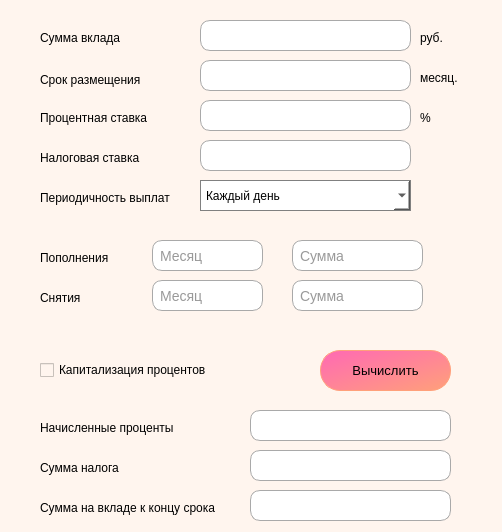
<?xml version="1.0" encoding="UTF-8"?>
<ui version="4.0">
 <class>depositcalc</class>
 <widget class="QWidget" name="depositcalc">
  <property name="geometry">
   <rect>
    <x>0</x>
    <y>0</y>
    <width>502</width>
    <height>532</height>
   </rect>
  </property>
  <property name="windowTitle">
   <string>Form</string>
  </property>
  <property name="styleSheet">
   <string notr="true">background-color:	#FFF5EE</string>
  </property>
  <widget class="QLabel" name="label">
   <property name="geometry">
    <rect>
     <x>40</x>
     <y>30</y>
     <width>91</width>
     <height>16</height>
    </rect>
   </property>
   <property name="text">
    <string>Сумма вклада</string>
   </property>
  </widget>
  <widget class="QLineEdit" name="sum_dep">
   <property name="geometry">
    <rect>
     <x>200</x>
     <y>20</y>
     <width>211</width>
     <height>31</height>
    </rect>
   </property>
   <property name="styleSheet">
    <string notr="true">QLineEdit {
    background-color: #ffffff;
    border: 1px solid #A9A9A9;
    border-radius: 10px;
    padding: 5px;
    font-size: 14px;
    color: #333;
}
</string>
   </property>
  </widget>
  <widget class="QLabel" name="label_2">
   <property name="geometry">
    <rect>
     <x>420</x>
     <y>30</y>
     <width>58</width>
     <height>16</height>
    </rect>
   </property>
   <property name="text">
    <string>руб.</string>
   </property>
  </widget>
  <widget class="QLabel" name="label_3">
   <property name="geometry">
    <rect>
     <x>40</x>
     <y>70</y>
     <width>121</width>
     <height>20</height>
    </rect>
   </property>
   <property name="text">
    <string>Срок размещения</string>
   </property>
  </widget>
  <widget class="QLineEdit" name="time_dep">
   <property name="geometry">
    <rect>
     <x>200</x>
     <y>60</y>
     <width>211</width>
     <height>31</height>
    </rect>
   </property>
   <property name="styleSheet">
    <string notr="true">QLineEdit {
    background-color: #ffffff;
    border: 1px solid #A9A9A9;
    border-radius: 10px;
    padding: 5px;
    font-size: 14px;
    color: #333;
}
</string>
   </property>
  </widget>
  <widget class="QLabel" name="label_4">
   <property name="geometry">
    <rect>
     <x>40</x>
     <y>110</y>
     <width>131</width>
     <height>16</height>
    </rect>
   </property>
   <property name="text">
    <string>Процентная ставка</string>
   </property>
  </widget>
  <widget class="QLineEdit" name="procent_dep">
   <property name="geometry">
    <rect>
     <x>200</x>
     <y>100</y>
     <width>211</width>
     <height>31</height>
    </rect>
   </property>
   <property name="styleSheet">
    <string notr="true">QLineEdit {
    background-color: #ffffff;
    border: 1px solid #A9A9A9;
    border-radius: 10px;
    padding: 5px;
    font-size: 14px;
    color: #333;
}
</string>
   </property>
  </widget>
  <widget class="QLabel" name="label_5">
   <property name="geometry">
    <rect>
     <x>420</x>
     <y>110</y>
     <width>58</width>
     <height>16</height>
    </rect>
   </property>
   <property name="text">
    <string>%</string>
   </property>
  </widget>
  <widget class="QLabel" name="label_6">
   <property name="geometry">
    <rect>
     <x>40</x>
     <y>150</y>
     <width>121</width>
     <height>16</height>
    </rect>
   </property>
   <property name="text">
    <string>Налоговая ставка</string>
   </property>
  </widget>
  <widget class="QLineEdit" name="taxes_dep">
   <property name="geometry">
    <rect>
     <x>200</x>
     <y>140</y>
     <width>211</width>
     <height>31</height>
    </rect>
   </property>
   <property name="styleSheet">
    <string notr="true">QLineEdit {
    background-color: #ffffff;
    border: 1px solid #A9A9A9;
    border-radius: 10px;
    padding: 5px;
    font-size: 14px;
    color: #333;
}
</string>
   </property>
  </widget>
  <widget class="QLabel" name="label_7">
   <property name="geometry">
    <rect>
     <x>40</x>
     <y>190</y>
     <width>161</width>
     <height>16</height>
    </rect>
   </property>
   <property name="text">
    <string>Периодичность выплат</string>
   </property>
  </widget>
  <widget class="QComboBox" name="comboBox">
   <property name="geometry">
    <rect>
     <x>200</x>
     <y>180</y>
     <width>211</width>
     <height>31</height>
    </rect>
   </property>
   <property name="styleSheet">
    <string notr="true">QComboBox {
    background-color: white;
    border: 1px solid gray;
    padding: 5px;
    selection-background-color: lightblue;
}
QComboBox QAbstractItemView {
    border: 1px solid gray;
    selection-background-color: lightblue;
    background-color: white;
}</string>
   </property>
   <item>
    <property name="text">
     <string>Каждый день</string>
    </property>
   </item>
   <item>
    <property name="text">
     <string>Каждую неделю</string>
    </property>
   </item>
   <item>
    <property name="text">
     <string>Раз в месяц</string>
    </property>
   </item>
  </widget>
  <widget class="QCheckBox" name="capitalization">
   <property name="geometry">
    <rect>
     <x>40</x>
     <y>360</y>
     <width>191</width>
     <height>20</height>
    </rect>
   </property>
   <property name="text">
    <string>Капитализация процентов</string>
   </property>
  </widget>
  <widget class="QLabel" name="label_8">
   <property name="geometry">
    <rect>
     <x>40</x>
     <y>250</y>
     <width>111</width>
     <height>16</height>
    </rect>
   </property>
   <property name="text">
    <string>Пополнения</string>
   </property>
  </widget>
  <widget class="QLabel" name="label_9">
   <property name="geometry">
    <rect>
     <x>40</x>
     <y>290</y>
     <width>58</width>
     <height>16</height>
    </rect>
   </property>
   <property name="text">
    <string>Снятия</string>
   </property>
  </widget>
  <widget class="QLabel" name="label_10">
   <property name="geometry">
    <rect>
     <x>40</x>
     <y>420</y>
     <width>161</width>
     <height>16</height>
    </rect>
   </property>
   <property name="text">
    <string>Начисленные проценты</string>
   </property>
  </widget>
  <widget class="QLineEdit" name="acc_perc">
   <property name="geometry">
    <rect>
     <x>250</x>
     <y>410</y>
     <width>201</width>
     <height>31</height>
    </rect>
   </property>
   <property name="styleSheet">
    <string notr="true">QLineEdit {
    background-color: #ffffff;
    border: 1px solid #A9A9A9;
    border-radius: 10px;
    padding: 5px;
    font-size: 14px;
    color: #333;
}
</string>
   </property>
  </widget>
  <widget class="QLabel" name="label_11">
   <property name="geometry">
    <rect>
     <x>40</x>
     <y>460</y>
     <width>141</width>
     <height>16</height>
    </rect>
   </property>
   <property name="text">
    <string>Сумма налога</string>
   </property>
  </widget>
  <widget class="QLineEdit" name="sum_tax">
   <property name="geometry">
    <rect>
     <x>250</x>
     <y>450</y>
     <width>201</width>
     <height>31</height>
    </rect>
   </property>
   <property name="styleSheet">
    <string notr="true">QLineEdit {
    background-color: #ffffff;
    border: 1px solid #A9A9A9;
    border-radius: 10px;
    padding: 5px;
    font-size: 14px;
    color: #333;
}
</string>
   </property>
  </widget>
  <widget class="QLabel" name="label_12">
   <property name="geometry">
    <rect>
     <x>40</x>
     <y>500</y>
     <width>211</width>
     <height>16</height>
    </rect>
   </property>
   <property name="text">
    <string>Сумма на вкладе к концу срока</string>
   </property>
  </widget>
  <widget class="QLineEdit" name="sum_in_end">
   <property name="geometry">
    <rect>
     <x>250</x>
     <y>490</y>
     <width>201</width>
     <height>31</height>
    </rect>
   </property>
   <property name="styleSheet">
    <string notr="true">QLineEdit {
    background-color: #ffffff;
    border: 1px solid #A9A9A9;
    border-radius: 10px;
    padding: 5px;
    font-size: 14px;
    color: #333;
}
</string>
   </property>
  </widget>
  <widget class="QLineEdit" name="month_pop">
   <property name="geometry">
    <rect>
     <x>152</x>
     <y>240</y>
     <width>111</width>
     <height>31</height>
    </rect>
   </property>
   <property name="styleSheet">
    <string notr="true">QLineEdit {
    background-color: #ffffff;
    border: 1px solid #A9A9A9;
    border-radius: 10px;
    padding: 5px;
    font-size: 14px;
    color: #333;
}
</string>
   </property>
   <property name="text">
    <string/>
   </property>
   <property name="placeholderText">
    <string>Месяц</string>
   </property>
  </widget>
  <widget class="QLineEdit" name="sum_pop">
   <property name="geometry">
    <rect>
     <x>292</x>
     <y>240</y>
     <width>131</width>
     <height>31</height>
    </rect>
   </property>
   <property name="styleSheet">
    <string notr="true">QLineEdit {
    background-color: #ffffff;
    border: 1px solid #A9A9A9;
    border-radius: 10px;
    padding: 5px;
    font-size: 14px;
    color: #333;
}
</string>
   </property>
   <property name="text">
    <string/>
   </property>
   <property name="placeholderText">
    <string>Сумма</string>
   </property>
  </widget>
  <widget class="QLineEdit" name="month_snyat">
   <property name="geometry">
    <rect>
     <x>152</x>
     <y>280</y>
     <width>111</width>
     <height>31</height>
    </rect>
   </property>
   <property name="styleSheet">
    <string notr="true">QLineEdit {
    background-color: #ffffff;
    border: 1px solid #A9A9A9;
    border-radius: 10px;
    padding: 5px;
    font-size: 14px;
    color: #333;
}
</string>
   </property>
   <property name="text">
    <string/>
   </property>
   <property name="placeholderText">
    <string>Месяц</string>
   </property>
  </widget>
  <widget class="QLineEdit" name="sum_snyat">
   <property name="geometry">
    <rect>
     <x>292</x>
     <y>280</y>
     <width>131</width>
     <height>31</height>
    </rect>
   </property>
   <property name="styleSheet">
    <string notr="true">QLineEdit {
    background-color: #ffffff;
    border: 1px solid #A9A9A9;
    border-radius: 10px;
    padding: 5px;
    font-size: 14px;
    color: #333;
}
</string>
   </property>
   <property name="text">
    <string/>
   </property>
   <property name="placeholderText">
    <string>Сумма</string>
   </property>
  </widget>
  <widget class="QPushButton" name="res_dep">
   <property name="geometry">
    <rect>
     <x>320</x>
     <y>350</y>
     <width>131</width>
     <height>41</height>
    </rect>
   </property>
   <property name="styleSheet">
    <string notr="true">/* Стиль для кнопок с градиентом */
QPushButton {
    background:qlineargradient(x1:0, y1:0, x2:1, y2:1, stop:0 #FF69B4 stop:1 #FFA07A);
    border: 1px solid #FFA07A;
    border-radius: 20px;
    color: black;
    padding: 8px 16px;
    font-size: 13px;
    
}

/* Стиль при наведении */
QPushButton:hover {
    background: qlineargradient(x1: 0, y1: 0, x2: 0, y2: 1, stop: 0 #4169e1, stop: 1 #BA55D3);
}

</string>
   </property>
   <property name="text">
    <string>Вычислить</string>
   </property>
  </widget>
  <widget class="QLabel" name="label_13">
   <property name="geometry">
    <rect>
     <x>420</x>
     <y>70</y>
     <width>58</width>
     <height>16</height>
    </rect>
   </property>
   <property name="text">
    <string>месяц.</string>
   </property>
  </widget>
 </widget>
 <resources/>
 <connections/>
</ui>
